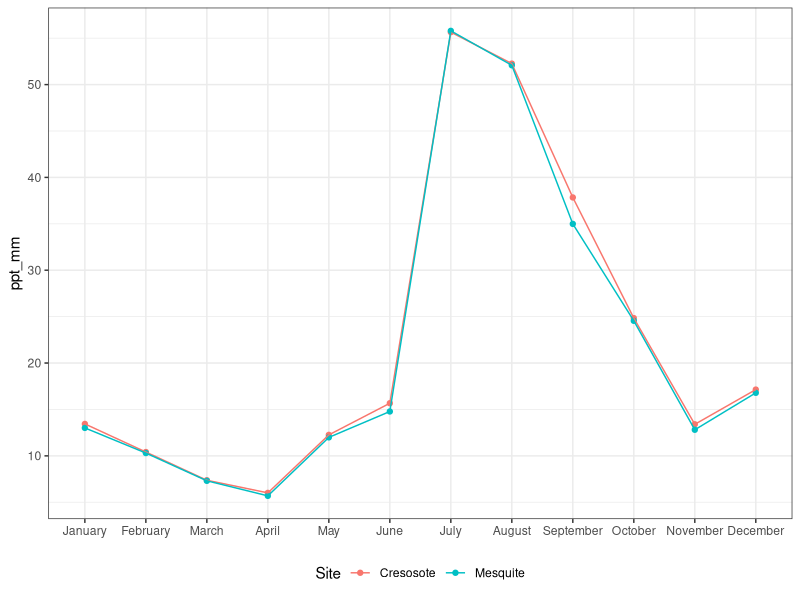
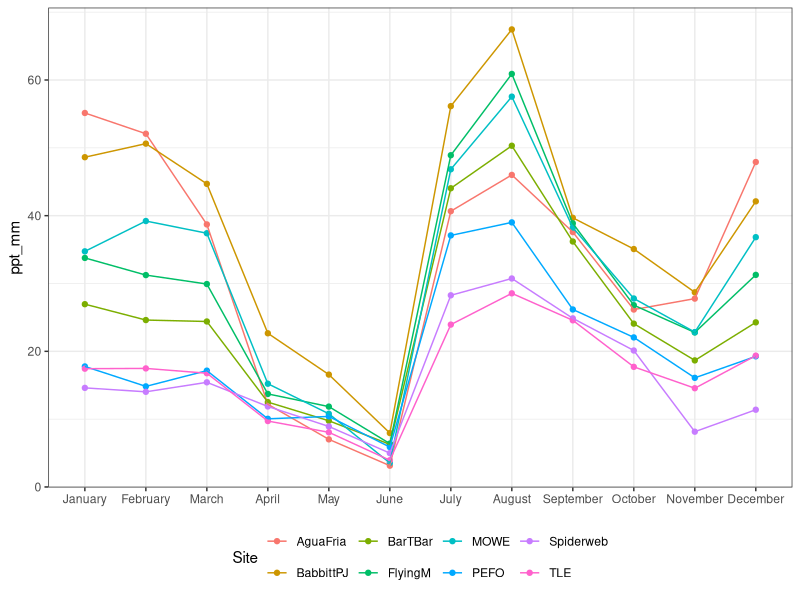
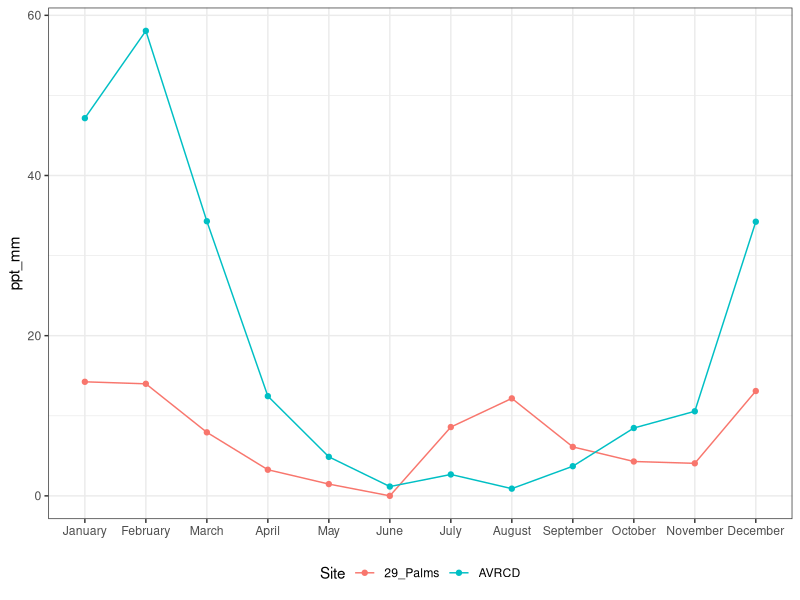
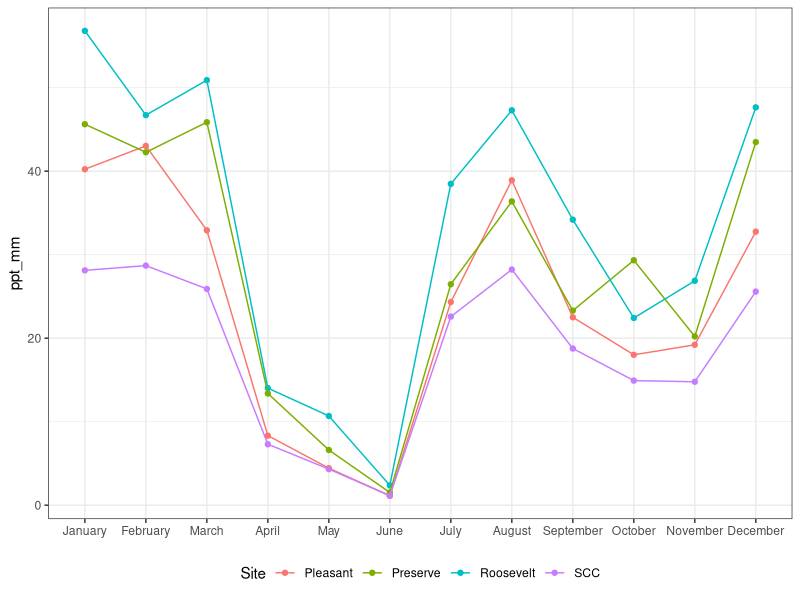
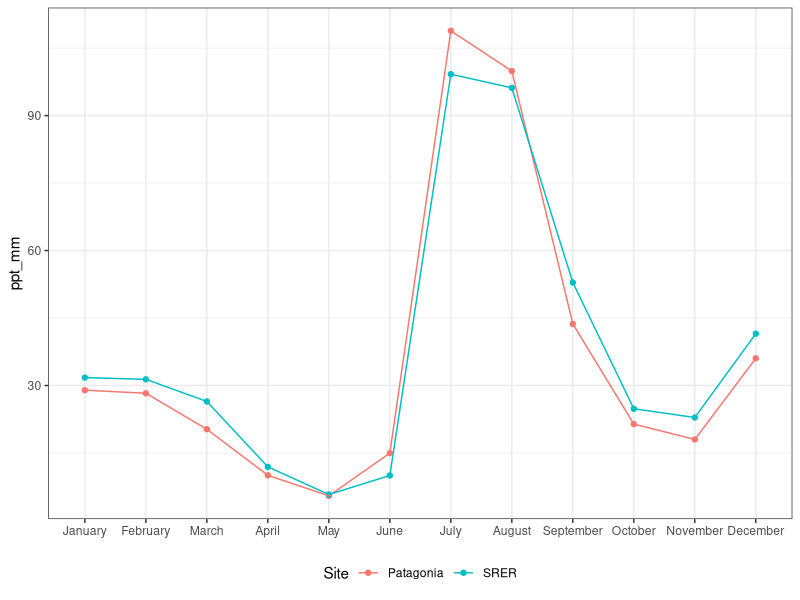
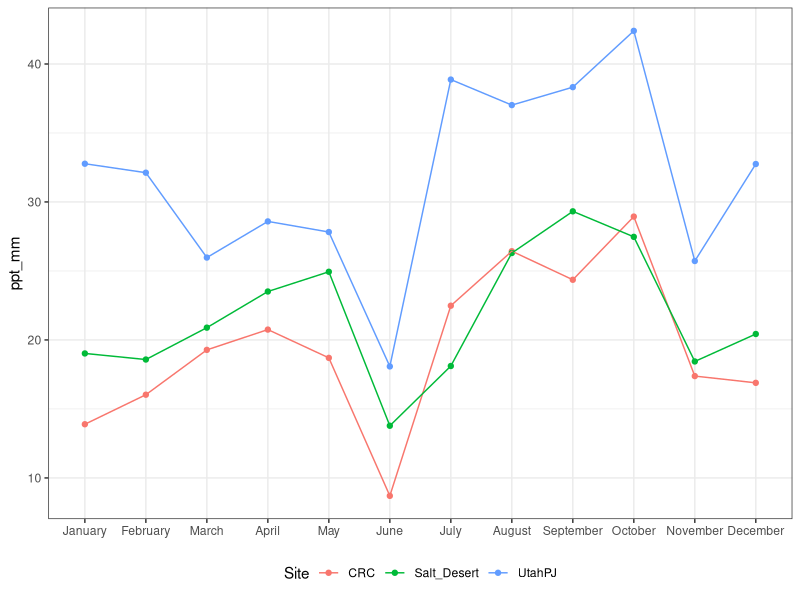

Recreate these plots in R, in order. (Note: this script raises an error after producing the figures.)
# Created: 2023-09-28
# Last updated: 2023-10-19

# Purpose: Explore precip trends. Compare actual precip values (from PRISM daily values, see 03.2.R)
#   with 30-year normals. Actual precip is recorded as either cumulative precip
#   since seeding, or cumulative precip since the previous monitoring event. Because the time
#   interval between monitoring events and seeding differs by site, and because normals are
#   site- and and month-specific, each site must be dealt with on an individual basis 
#   to determine which normals months should be included for a (roughly equal) comparison.

# Normals must be "rounded" to the start of the month, the end of the month,
#   or mid-month, because normals are reported as annual or monthly. Hence, while the actual 
#   precip experienced is defined to the day, comparable normals are defined to the
#   half month. This also assumes that an even amount of rain falls in the first and
#   second half of the month, and sometimes for sites monitored every 2 weeks the dates round
#   such that there is assumed to be no interval, and therefore no precip (for normals). 
#   See 03.3.xlsx README tab for more explanation.


library(tidyverse)
library(readxl)

# Load data ---------------------------------------------------------------

ppt <- read_csv("data/cleaned/monitoring-events-with-PRISM-climate-data_clean.csv")
month.normal <- read_csv("data/data-wrangling-intermediate/03.2_PRISM-month-normals-all-sites.csv")
daily <- read_csv("data/data-wrangling-intermediate/03.2_PRISM-daily-all-sites.csv")
normals.since.raw <- read_xlsx("data/data-wrangling-intermediate/03.3_months-to-include-for-precip-normals-comparison.xlsx",
                                       sheet = "since_last")
normals.cum.raw <- read_xlsx("data/data-wrangling-intermediate/03.3_months-to-include-for-precip-normals-comparison.xlsx",
                                       sheet = "cum")
  


# Explore monthly normals -------------------------------------------------

# Order months
month.normal.graph <- month.normal |> 
  filter(Date != "Annual") |> 
  mutate(Date = factor(Date, levels = c("January", "February", "March", "April", "May",
                                        "June", "July", "August", "September", "October",
                                        "November", "December")))

# Chihuahuan
#   Unimodal: most rain in July-Sept
month.normal.graph |> 
  filter(Region == "Chihuahuan") |> 
  ggplot(aes(x = Date, y = ppt_mm, color = Site, group = Site)) +
  geom_point() +
  geom_line() +
  xlab(NULL) +
  theme_bw() +
  theme(legend.position = "bottom")

# Colorado Plateau
#   Biomodal, July-Sept and Dec-March (summer rains slightly greater than winter)
month.normal.graph |> 
  filter(Region == "Colorado Plateau") |> 
  ggplot(aes(x = Date, y = ppt_mm, color = Site, group = Site)) +
  geom_point() +
  geom_line() +
  xlab(NULL) +
  theme_bw() +
  theme(legend.position = "bottom")

# Mojave
#   Unimodal: most rain in Dec-March
month.normal.graph |> 
  filter(Region == "Mojave") |> 
  ggplot(aes(x = Date, y = ppt_mm, color = Site, group = Site)) +
  geom_point() +
  geom_line() +
  xlab(NULL) +
  theme_bw() +
  theme(legend.position = "bottom")

# Sonoran Central
#   Bimodal: July-Sept, Dec-March (summer and winter rains roughly equal)
month.normal.graph |> 
  filter(Region == "Sonoran Central") |> 
  ggplot(aes(x = Date, y = ppt_mm, color = Site, group = Site)) +
  geom_point() +
  geom_line() +
  xlab(NULL) +
  theme_bw() +
  theme(legend.position = "bottom")

# Sonoran SE
#   Slightly bimodal: most rain July-Sept, some rain Dec-March
month.normal.graph |> 
  filter(Region == "Sonoran SE") |> 
  ggplot(aes(x = Date, y = ppt_mm, color = Site, group = Site)) +
  geom_point() +
  geom_line() +
  xlab(NULL) +
  theme_bw() +
  theme(legend.position = "bottom")

# Utah
#   CRC & Salt Desert: Biomodal: July-Oct, March-May
#   UtahPJ: Biomdal: July-Oct, Dec-Feb
month.normal.graph |> 
  filter(Region == "Utah") |> 
  ggplot(aes(x = Date, y = ppt_mm, color = Site, group = Site)) +
  geom_point() +
  geom_line() +
  xlab(NULL) +
  theme_bw() +
  theme(legend.position = "bottom")



# Precip since last monitoring event --------------------------------------

# Data wrangling

# pivot_longer() and convert NAs to 0 (blank cells are 0)
normals.since <- normals.since.raw |> 
  select(-Seed_month_estimate, -Monitor_month_estimate) |> 
  pivot_longer(cols = c("Annual", "January", "February", "March", "April", "May",
                        "June", "July", "August", "September", "October",
                        "November", "December"),
              names_to = "Date",
              values_to = "include") 
normals.since$include[is.na(normals.since$include)] <- 0

# Add normals values
normals.since <- normals.since |> 
  left_join(month.normal) |> 
  select(-tmin, -tmax, -tmean) 

# Multiply include * ppt_mm for new ppt_mm value
#   "include" column is the amount of times that month/annual should be included
normals.since <- normals.since |> 
  mutate(ppt_mm = include * ppt_mm) |> 
  select(-include)

# Sum normals precip
normals.since <- normals.since |> 
  select(-Date_Seeded, -Date_Monitored) |> 
  mutate(MonitorSiteID = as.character(MonitorSiteID)) |> 
  group_by(Region, Site, MonitorSiteID, Seed_estimate, Monitor_estimate) |> 
  summarise(ppt_mm = sum(ppt_mm),
            .groups = "keep") |> 
  mutate(MonitorSiteID = as.numeric(MonitorSiteID)) 

# Add normals to actual precip values (Since_last_precip from ppt) to graph together
#   Rename normals columns to match and add "source" col to note they are normals
normals.since.bind <- normals.since |> 
  rename(Date_Seeded = Seed_estimate,
         Date_Monitored = Monitor_estimate) |> 
  mutate(source = "normals")
since.long <- ppt |> 
  select(Region, Site, Date_Seeded, Date_Monitored, MonitorSiteID, Since_last_precip) |> 
  rename(ppt_mm = Since_last_precip) |> 
  mutate(source = "actual") |> 
  bind_rows(normals.since.bind)

# Find percent change (deviation from normals)
since.pc <- ppt |> 
  select(Region, Site, MonitorSiteID, Date_Seeded, Date_Monitored, Since_last_precip) |> 
  left_join(normals.since) |> 
  mutate(perc_change = (Since_last_precip - ppt_mm) / ppt_mm)


# Graph

# All sites
since.long |> 
  ggplot(aes(x = Date_Monitored, y = ppt_mm, color = source)) +
  geom_point() +
  geom_line() +
  facet_wrap(~Site) +
  xlab(NULL) +
  theme_bw() +
  theme(legend.position = "bottom") 

# By Region
since.long |> 
  filter(Region == "Sonoran Central") |> 
  ggplot(aes(x = Date_Monitored, y = ppt_mm, color = source)) +
  geom_point() +
  geom_line() +
  facet_wrap(~Site) +
  xlab(NULL) +
  theme_bw() +
  theme(legend.position = "bottom") 

since.long |> 
  filter(Region == "Sonoran SE") |> 
  ggplot(aes(x = Date_Monitored, y = ppt_mm, color = source)) +
  geom_point() +
  geom_line() +
  facet_wrap(~Site) +
  xlab(NULL) +
  theme_bw() +
  theme(legend.position = "bottom") 

since.long |> 
  filter(Region == "Mojave") |> 
  ggplot(aes(x = Date_Monitored, y = ppt_mm, color = source)) +
  geom_point() +
  geom_line() +
  facet_wrap(~Site) +
  xlab(NULL) +
  theme_bw() +
  theme(legend.position = "bottom") 

since.long |> 
  filter(Region == "Chihuahuan") |> 
  ggplot(aes(x = Date_Monitored, y = ppt_mm, color = source)) +
  geom_point() +
  geom_line() +
  facet_wrap(~Site) +
  xlab(NULL) +
  theme_bw() +
  theme(legend.position = "bottom")

since.long |> 
  filter(Region == "Utah") |> 
  ggplot(aes(x = Date_Monitored, y = ppt_mm, color = source)) +
  geom_point() +
  geom_line() +
  facet_wrap(~Site) +
  xlab(NULL) +
  theme_bw() +
  theme(legend.position = "bottom") 

since.long |> 
  filter(Region == "Colorado Plateau") |> 
  ggplot(aes(x = Date_Monitored, y = ppt_mm, color = source)) +
  geom_point() +
  geom_line() +
  facet_wrap(~Site) +
  xlab(NULL) +
  theme_bw() +
  theme(legend.position = "bottom") 



# Cumulative precip since seeding -----------------------------------------


# Data wrangling

# pivot_longer() and convert NAs to 0 (blank cells are 0)
normals.cum <- normals.cum.raw |> 
  select(-Seed_month_estimate, -Monitor_month_estimate) |> 
  pivot_longer(cols = c("Annual", "January", "February", "March", "April", "May",
                        "June", "July", "August", "September", "October",
                        "November", "December"),
               names_to = "Date",
               values_to = "include") 
normals.cum$include[is.na(normals.cum$include)] <- 0

# Add normals values
normals.cum <- normals.cum |> 
  left_join(month.normal) |> 
  select(-tmin, -tmax, -tmean) 

# Multiply include * ppt_mm for new ppt_mm value
#   "include" column is the amount of times that month/annual should be included
normals.cum <- normals.cum |> 
  mutate(ppt_mm = include * ppt_mm) |> 
  select(-include)

# Sum normals precip
normals.cum <- normals.cum |> 
  select(-Date_Seeded, -Date_Monitored) |> 
  mutate(MonitorSiteID = as.character(MonitorSiteID)) |> 
  group_by(Region, Site, MonitorSiteID, Seed_estimate, Monitor_estimate) |> 
  summarise(ppt_mm = sum(ppt_mm),
            .groups = "keep") |> 
  mutate(MonitorSiteID = as.numeric(MonitorSiteID)) 

# Add normals to actual precip values (cum_last_precip from ppt) to graph together
#   Rename normals columns to match and add "source" col to note they are normals
normals.cum <- normals.cum |> 
  rename(Date_Seeded = Seed_estimate,
         Date_Monitored = Monitor_estimate) |> 
  mutate(source = "normals")
cum.long <- ppt |> 
  select(Region, Site, Date_Seeded, Date_Monitored, MonitorSiteID, Cum_precip) |> 
  rename(ppt_mm = Cum_precip) |> 
  mutate(source = "actual") |> 
  bind_rows(normals.cum)



# Graph

# All sites
cum.long |> 
  ggplot(aes(x = Date_Monitored, y = ppt_mm, color = source)) +
  geom_point() +
  geom_line() +
  facet_wrap(~Site) +
  xlab(NULL) +
  theme_bw() +
  theme(legend.position = "bottom") 

# By Region
cum.long |> 
  filter(Region == "Sonoran Central") |> 
  ggplot(aes(x = Date_Monitored, y = ppt_mm, color = source)) +
  geom_point() +
  geom_line() +
  facet_wrap(~Site) +
  xlab(NULL) +
  theme_bw() +
  theme(legend.position = "bottom") 

cum.long |> 
  filter(Region == "Sonoran SE") |> 
  ggplot(aes(x = Date_Monitored, y = ppt_mm, color = source)) +
  geom_point() +
  geom_line() +
  facet_wrap(~Site) +
  xlab(NULL) +
  theme_bw() +
  theme(legend.position = "bottom") 

cum.long |> 
  filter(Region == "Mojave") |> 
  ggplot(aes(x = Date_Monitored, y = ppt_mm, color = source)) +
  geom_point() +
  geom_line() +
  facet_wrap(~Site) +
  xlab(NULL) +
  theme_bw() +
  theme(legend.position = "bottom") 

cum.long |> 
  filter(Region == "Utah") |> 
  ggplot(aes(x = Date_Monitored, y = ppt_mm, color = source)) +
  geom_point() +
  geom_line() +
  facet_wrap(~Site) +
  xlab(NULL) +
  theme_bw() +
  theme(legend.position = "bottom") 

cum.long |> 
  filter(Region == "Chihuahuan") |> 
  ggplot(aes(x = Date_Monitored, y = ppt_mm, color = source)) +
  geom_point() +
  geom_line() +
  facet_wrap(~Site) +
  xlab(NULL) +
  theme_bw() +
  theme(legend.position = "bottom") 

cum.long |> 
  filter(Region == "Colorado Plateau") |> 
  ggplot(aes(x = Date_Monitored, y = ppt_mm, color = source)) +
  geom_point() +
  geom_line() +
  facet_wrap(~Site) +
  xlab(NULL) +
  theme_bw() +
  theme(legend.position = "bottom") 



save.image("RData/03.3_explore-precip-trends.RData")
